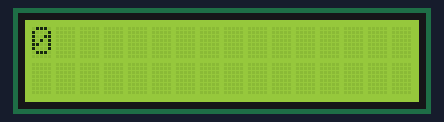
Bench run of a sketch on a simulated Arduino Uno, built with avr-gcc and run on an emulated ATmega328P. Parts: 16×2 character LCD.

Above: at 0.21 s.
At 0.81 s:
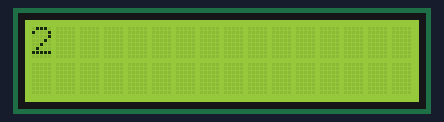
At 1.72 s:
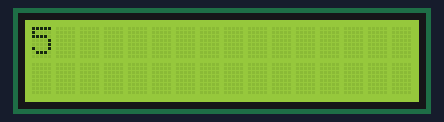
At 2.33 s:
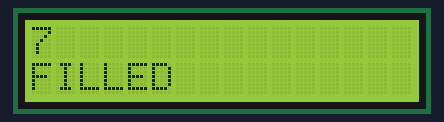
At 3.1 s:
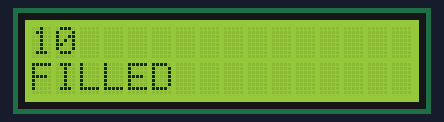
At 4.14 s:
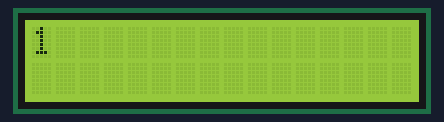

Measured:
- by itself, everything shown: repeats every 3.6 s, in 11 steps
- what the display in image 4 shows lasts 0.6 s, from 3.1 s to 3.7 s

The sketch:

filled.ino
```cpp
#include <LiquidCrystal.h>
const int rs=13,e=12,d4=11,d5=10,d6=9,d7=8;
LiquidCrystal lcd (rs,e,d4,d5,d6,d7);

int i;
void setup()
{

  lcd.begin(16, 2);
}

void loop()
{
  for (int i = 0; i <= 10; i++)
{
{

    lcd.setCursor(0, 0);
    lcd.print(i);
    lcd.print("     ");
    delay(300);
}
  if(i>5)
{
    lcd.setCursor(0, 1);
    lcd.print("FILLED");
    lcd.print("     ");

}

else
{
  lcd.setCursor(0, 1);
    lcd.print("         ");
}
}
 delay(300);
}
```
